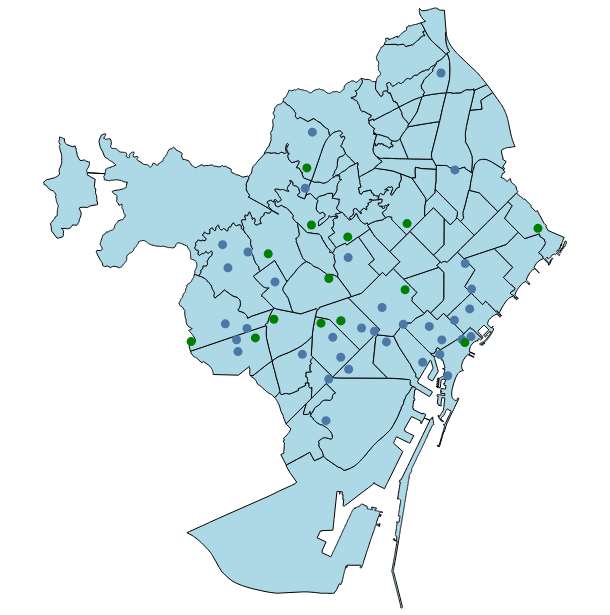

The code cell stored with this chart in its notebook:
### Code cell
hosps_layer = alt.Chart(hosps2).mark_geoshape(color = 'green').encode(
    tooltip=['name'])
neigh_layer + unis_layer + hosps_layer

### Figure 1 — Vega-Lite specification as saved in the notebook (floating-point values rounded to 4 significant figures; data arrays with more than 128 entries replaced by an {"elided": "..."} marker saying what was removed)
{"config": {"view": {"continuousWidth": 300, "continuousHeight": 300}}, "layer": [{"data": {"name": "data-ff3992ad043cdfa6038f5a9446ee4523"}, "mark": {"type": "geoshape", "fill": "lightblue", "stroke": "black"}, "encoding": {"tooltip": [{"field": "name", "type": "nominal"}]}}, {"data": {"name": "data-cf430c0dc02362669cfe54be31438195"}, "mark": {"type": "geoshape"}, "encoding": {"tooltip": [{"field": "name", "type": "nominal"}, {"field": "amenity", "type": "nominal"}]}}, {"data": {"name": "data-d42ed1762243a2e8f579961816db6cf8"}, "mark": {"type": "geoshape", "color": "green"}, "encoding": {"tooltip": [{"field": "name", "type": "nominal"}]}}], "height": 600, "width": 600, "$schema": "https://vega.github.io/schema/vega-lite/v6.1.0.json", "datasets": {"data-ff3992ad043cdfa6038f5a9446ee4523": [{"name": "la Barceloneta", "type": "Feature", "geometry": {"type": "Polygon", "coordinates": {"elided": "1x539x2 float values"}}}, {"name": "la Marina del Prat Vermell", "type": "Feature", "geometry": {"type": "Polygon", "coordinates": {"elided": "1x2940x2 float values"}}}, {"name": "Sant Antoni", "type": "Feature", "geometry": {"type": "Polygon", "coordinates": [[[2.168, 41.38], [2.168, 41.38], [2.158, 41.38], [2.156, 41.38], [2.154, 41.38], [2.151, 41.38], [2.15, 41.38], [2.15, 41.38], [2.152, 41.38], [2.153, 41.38], [2.156, 41.38], [2.159, 41.38], [2.161, 41.38], [2.162, 41.38], [2.163, 41.39], [2.164, 41.39], [2.165, 41.39], [2.164, 41.39], [2.163, 41.38], [2.167, 41.38], [2.168, 41.38]]]}}, {"name": "Vallvidrera, el Tibidabo i les Planes", "type": "Feature", "geometry": {"type": "Polygon", "coordinates": {"elided": "1x1725x2 float values"}}}, {"name": "Sarrià", "type": "Feature", "geometry": {"type": "Polygon", "coordinates": {"elided": "1x656x2 float values"}}}, {"name": "Vallcarca i els Penitents", "type": "Feature", "geometry": {"type": "Polygon", "coordinates": {"elided": "1x521x2 float values"}}}, {"name": "Baró de Viver", "type": "Feature", "geometry": {"type": "Polygon", "coordinates": [[[2.197, 41.44], [2.196, 41.44], [2.196, 41.44], [2.196, 41.44], [2.196, 41.44], [2.197, 41.45], [2.197, 41.45], [2.198, 41.45], [2.198, 41.45], [2.2, 41.45], [2.201, 41.45], [2.202, 41.45], [2.203, 41.45], [2.203, 41.45], [2.202, 41.45], [2.202, 41.45], [2.199, 41.45], [2.199, 41.45], [2.199, 41.44], [2.2, 41.44], [2.197, 41.44]]]}}, {"name": "Sant Genís dels Agudells", "type": "Feature", "geometry": {"type": "Polygon", "coordinates": {"elided": "1x580x2 float values"}}}, {"name": "Horta", "type": "Feature", "geometry": {"type": "Polygon", "coordinates": {"elided": "1x671x2 float values"}}}, {"name": "l'Antiga Esquerra de l'Eixample", "type": "Feature", "geometry": {"type": "Polygon", "coordinates": [[[2.157, 41.39], [2.158, 41.39], [2.16, 41.39], [2.161, 41.39], [2.162, 41.39], [2.164, 41.39], [2.165, 41.39], [2.165, 41.39], [2.164, 41.39], [2.163, 41.39], [2.162, 41.38], [2.161, 41.38], [2.159, 41.38], [2.157, 41.38], [2.156, 41.38], [2.154, 41.39], [2.153, 41.39], [2.152, 41.39], [2.151, 41.39], [2.148, 41.39], [2.148, 41.39], [2.144, 41.39], [2.144, 41.39], [2.144, 41.39], [2.144, 41.39], [2.144, 41.39], [2.144, 41.39], [2.145, 41.39], [2.145, 41.39], [2.145, 41.39], [2.145, 41.39], [2.145, 41.39], [2.145, 41.39], [2.145, 41.39], [2.145, 41.39], [2.145, 41.39], [2.145, 41.39], [2.145, 41.39], [2.145, 41.39], [2.145, 41.39], [2.145, 41.39], [2.155, 41.4], [2.155, 41.4], [2.156, 41.39], [2.157, 41.39]]]}}, {"name": "el Raval", "type": "Feature", "geometry": {"type": "Polygon", "coordinates": {"elided": "1x95x2 float values"}}}, {"name": "el Barri Gòtic", "type": "Feature", "geometry": {"type": "Polygon", "coordinates": {"elided": "1x119x2 float values"}}}, {"name": "Sant Pere, Santa Caterina i la Ribera", "type": "Feature", "geometry": {"type": "Polygon", "coordinates": {"elided": "1x65x2 float values"}}}, {"name": "el Fort Pienc", "type": "Feature", "geometry": {"type": "Polygon", "coordinates": [[[2.184, 41.39], [2.182, 41.39], [2.181, 41.39], [2.18, 41.39], [2.176, 41.39], [2.176, 41.39], [2.176, 41.39], [2.176, 41.39], [2.176, 41.39], [2.176, 41.39], [2.176, 41.39], [2.176, 41.39], [2.176, 41.39], [2.176, 41.39], [2.176, 41.39], [2.176, 41.4], [2.176, 41.4], [2.176, 41.4], [2.176, 41.4], [2.176, 41.4], [2.176, 41.4], [2.176, 41.4], [2.177, 41.4], [2.177, 41.4], [2.177, 41.4], [2.178, 41.4], [2.178, 41.4], [2.177, 41.4], [2.177, 41.4], [2.177, 41.4], [2.176, 41.4], [2.176, 41.4], [2.175, 41.4], [2.174, 41.4], [2.173, 41.4], [2.175, 41.4], [2.185, 41.4], [2.187, 41.4], [2.187, 41.39], [2.187, 41.39], [2.187, 41.39], [2.187, 41.39], [2.187, 41.39], [2.187, 41.39], [2.187, 41.39], [2.187, 41.39], [2.187, 41.39], [2.187, 41.39], [2.187, 41.39], [2.187, 41.39], [2.187, 41.39], [2.184, 41.39]]]}}, {"name": "la Sagrada Família", "type": "Feature", "geometry": {"type": "Polygon", "coordinates": [[[2.173, 41.4], [2.173, 41.4], [2.173, 41.4], [2.171, 41.4], [2.17, 41.4], [2.17, 41.4], [2.17, 41.4], [2.172, 41.4], [2.169, 41.41], [2.175, 41.41], [2.179, 41.41], [2.181, 41.41], [2.182, 41.41], [2.183, 41.41], [2.186, 41.4], [2.185, 41.4], [2.185, 41.4], [2.175, 41.4], [2.173, 41.4]]]}}, {"name": "la Dreta de l'Eixample", "type": "Feature", "geometry": {"type": "Polygon", "coordinates": {"elided": "1x65x2 float values"}}}, {"name": "la Nova Esquerra de l'Eixample", "type": "Feature", "geometry": {"type": "Polygon", "coordinates": [[[2.152, 41.38], [2.15, 41.38], [2.149, 41.38], [2.149, 41.38], [2.148, 41.38], [2.142, 41.38], [2.143, 41.39], [2.143, 41.39], [2.143, 41.39], [2.143, 41.39], [2.144, 41.39], [2.144, 41.39], [2.148, 41.39], [2.148, 41.39], [2.151, 41.39], [2.152, 41.39], [2.153, 41.39], [2.154, 41.39], [2.156, 41.38], [2.157, 41.38], [2.159, 41.38], [2.156, 41.38], [2.153, 41.38], [2.152, 41.38]]]}}, {"name": "el Poble-sec", "type": "Feature", "geometry": {"type": "Polygon", "coordinates": {"elided": "1x312x2 float values"}}}, {"name": "la Marina de Port", "type": "Feature", "geometry": {"type": "Polygon", "coordinates": {"elided": "1x182x2 float values"}}}, {"name": "la Font de la Guatlla", "type": "Feature", "geometry": {"type": "Polygon", "coordinates": {"elided": "1x91x2 float values"}}}, {"name": "Hostafrancs", "type": "Feature", "geometry": {"type": "Polygon", "coordinates": {"elided": "1x91x2 float values"}}}, {"name": "la Bordeta", "type": "Feature", "geometry": {"type": "Polygon", "coordinates": {"elided": "1x92x2 float values"}}}, {"name": "Sants - Badal", "type": "Feature", "geometry": {"type": "Polygon", "coordinates": [[[2.13, 41.38], [2.13, 41.38], [2.131, 41.37], [2.131, 41.37], [2.132, 41.37], [2.132, 41.37], [2.132, 41.37], [2.131, 41.37], [2.131, 41.37], [2.131, 41.37], [2.131, 41.37], [2.131, 41.37], [2.13, 41.37], [2.13, 41.37], [2.13, 41.37], [2.129, 41.37], [2.129, 41.37], [2.129, 41.37], [2.129, 41.37], [2.128, 41.37], [2.128, 41.37], [2.127, 41.37], [2.127, 41.37], [2.126, 41.37], [2.126, 41.37], [2.126, 41.37], [2.125, 41.37], [2.125, 41.37], [2.124, 41.37], [2.124, 41.37], [2.124, 41.37], [2.124, 41.37], [2.124, 41.37], [2.124, 41.37], [2.124, 41.37], [2.124, 41.37], [2.124, 41.37], [2.124, 41.37], [2.123, 41.37], [2.122, 41.38], [2.122, 41.38], [2.122, 41.38], [2.122, 41.38], [2.123, 41.38], [2.125, 41.38], [2.128, 41.38], [2.129, 41.38], [2.129, 41.38], [2.13, 41.38], [2.13, 41.38], [2.13, 41.38]]]}}, {"name": "Sants", "type": "Feature", "geometry": {"type": "Polygon", "coordinates": {"elided": "1x106x2 float values"}}}, {"name": "les Corts", "type": "Feature", "geometry": {"type": "Polygon", "coordinates": {"elided": "1x82x2 float values"}}}, {"name": "la Maternitat i Sant Ramon", "type": "Feature", "geometry": {"type": "Polygon", "coordinates": {"elided": "1x86x2 float values"}}}, {"name": "Pedralbes", "type": "Feature", "geometry": {"type": "Polygon", "coordinates": {"elided": "1x313x2 float values"}}}, {"name": "les Tres Torres", "type": "Feature", "geometry": {"type": "Polygon", "coordinates": {"elided": "1x116x2 float values"}}}, {"name": "Sant Gervasi - la Bonanova", "type": "Feature", "geometry": {"type": "Polygon", "coordinates": {"elided": "1x514x2 float values"}}}, {"name": "Sant Gervasi - Galvany", "type": "Feature", "geometry": {"type": "Polygon", "coordinates": {"elided": "1x134x2 float values"}}}, {"name": "el Putxet i el Farró", "type": "Feature", "geometry": {"type": "Polygon", "coordinates": {"elided": "1x185x2 float values"}}}, {"name": "el Coll", "type": "Feature", "geometry": {"type": "Polygon", "coordinates": {"elided": "1x179x2 float values"}}}, {"name": "la Salut", "type": "Feature", "geometry": {"type": "Polygon", "coordinates": {"elided": "1x169x2 float values"}}}, {"name": "la Vila de Gràcia", "type": "Feature", "geometry": {"type": "Polygon", "coordinates": {"elided": "1x84x2 float values"}}}, {"name": "el Camp d'en Grassot i Gràcia Nova", "type": "Feature", "geometry": {"type": "Polygon", "coordinates": [[[2.169, 41.4], [2.167, 41.4], [2.166, 41.4], [2.165, 41.4], [2.165, 41.4], [2.164, 41.4], [2.164, 41.4], [2.163, 41.4], [2.162, 41.4], [2.162, 41.4], [2.162, 41.4], [2.164, 41.4], [2.163, 41.41], [2.163, 41.41], [2.163, 41.41], [2.163, 41.41], [2.162, 41.41], [2.162, 41.41], [2.161, 41.41], [2.161, 41.41], [2.161, 41.41], [2.161, 41.41], [2.16, 41.41], [2.16, 41.41], [2.16, 41.41], [2.159, 41.41], [2.158, 41.41], [2.158, 41.41], [2.16, 41.41], [2.161, 41.41], [2.162, 41.41], [2.162, 41.41], [2.163, 41.41], [2.164, 41.41], [2.164, 41.41], [2.164, 41.41], [2.165, 41.41], [2.169, 41.41], [2.172, 41.4], [2.169, 41.4]]]}}, {"name": "el Baix Guinardó", "type": "Feature", "geometry": {"type": "Polygon", "coordinates": [[[2.17, 41.41], [2.169, 41.41], [2.165, 41.41], [2.164, 41.41], [2.164, 41.41], [2.164, 41.41], [2.163, 41.41], [2.162, 41.41], [2.161, 41.41], [2.161, 41.41], [2.161, 41.41], [2.161, 41.41], [2.162, 41.41], [2.162, 41.41], [2.162, 41.41], [2.162, 41.41], [2.163, 41.41], [2.163, 41.41], [2.163, 41.41], [2.163, 41.41], [2.164, 41.41], [2.164, 41.41], [2.164, 41.41], [2.164, 41.41], [2.166, 41.41], [2.166, 41.41], [2.167, 41.42], [2.167, 41.42], [2.168, 41.42], [2.168, 41.42], [2.168, 41.42], [2.168, 41.42], [2.168, 41.42], [2.168, 41.42], [2.168, 41.42], [2.168, 41.42], [2.169, 41.42], [2.169, 41.42], [2.169, 41.42], [2.169, 41.42], [2.169, 41.42], [2.169, 41.42], [2.169, 41.42], [2.169, 41.42], [2.169, 41.42], [2.169, 41.42], [2.169, 41.42], [2.169, 41.42], [2.169, 41.41], [2.17, 41.41], [2.17, 41.41], [2.17, 41.41], [2.17, 41.41], [2.17, 41.41], [2.171, 41.41], [2.171, 41.41], [2.171, 41.41], [2.171, 41.41], [2.172, 41.41], [2.173, 41.41], [2.174, 41.41], [2.174, 41.41], [2.17, 41.41]]]}}, {"name": "Can Baró", "type": "Feature", "geometry": {"type": "Polygon", "coordinates": {"elided": "1x329x2 float values"}}}, {"name": "el Clot", "type": "Feature", "geometry": {"type": "Polygon", "coordinates": [[[2.192, 41.41], [2.194, 41.41], [2.194, 41.41], [2.194, 41.41], [2.194, 41.41], [2.195, 41.41], [2.195, 41.41], [2.195, 41.41], [2.195, 41.41], [2.196, 41.41], [2.197, 41.41], [2.197, 41.41], [2.197, 41.41], [2.195, 41.41], [2.193, 41.41], [2.191, 41.41], [2.19, 41.41], [2.188, 41.4], [2.188, 41.4], [2.188, 41.4], [2.188, 41.4], [2.188, 41.4], [2.187, 41.4], [2.187, 41.4], [2.187, 41.4], [2.187, 41.4], [2.187, 41.4], [2.186, 41.4], [2.186, 41.4], [2.186, 41.4], [2.186, 41.4], [2.183, 41.41], [2.185, 41.41], [2.186, 41.41], [2.187, 41.41], [2.187, 41.41], [2.187, 41.41], [2.187, 41.42], [2.187, 41.42], [2.188, 41.41], [2.189, 41.41], [2.19, 41.41], [2.191, 41.42], [2.191, 41.42], [2.192, 41.41]]]}}, {"name": "el Guinardó", "type": "Feature", "geometry": {"type": "Polygon", "coordinates": {"elided": "1x327x2 float values"}}}, {"name": "la Teixonera", "type": "Feature", "geometry": {"type": "Polygon", "coordinates": {"elided": "1x127x2 float values"}}}, {"name": "la Font d'en Fargues", "type": "Feature", "geometry": {"type": "Polygon", "coordinates": {"elided": "1x211x2 float values"}}}, {"name": "la Vall d'Hebron", "type": "Feature", "geometry": {"type": "Polygon", "coordinates": {"elided": "1x235x2 float values"}}}, {"name": "el Carmel", "type": "Feature", "geometry": {"type": "Polygon", "coordinates": {"elided": "1x373x2 float values"}}}, {"name": "el Parc i la Llacuna del Poblenou", "type": "Feature", "geometry": {"type": "Polygon", "coordinates": [[[2.194, 41.41], [2.195, 41.4], [2.195, 41.4], [2.196, 41.4], [2.197, 41.4], [2.197, 41.4], [2.197, 41.4], [2.197, 41.4], [2.195, 41.4], [2.194, 41.4], [2.194, 41.4], [2.195, 41.4], [2.196, 41.4], [2.195, 41.4], [2.191, 41.39], [2.19, 41.39], [2.189, 41.39], [2.188, 41.39], [2.187, 41.39], [2.185, 41.39], [2.182, 41.39], [2.187, 41.39], [2.187, 41.39], [2.187, 41.39], [2.187, 41.39], [2.187, 41.39], [2.187, 41.39], [2.187, 41.39], [2.187, 41.39], [2.187, 41.39], [2.187, 41.39], [2.187, 41.39], [2.187, 41.39], [2.187, 41.39], [2.187, 41.4], [2.185, 41.4], [2.186, 41.4], [2.186, 41.4], [2.186, 41.4], [2.186, 41.4], [2.187, 41.4], [2.187, 41.4], [2.187, 41.4], [2.187, 41.4], [2.187, 41.4], [2.188, 41.4], [2.188, 41.4], [2.188, 41.4], [2.188, 41.4], [2.188, 41.4], [2.19, 41.41], [2.191, 41.41], [2.193, 41.41], [2.194, 41.41], [2.194, 41.41]]]}}, {"name": "Montbau", "type": "Feature", "geometry": {"type": "Polygon", "coordinates": {"elided": "1x458x2 float values"}}}, {"name": "Provençals del Poblenou", "type": "Feature", "geometry": {"type": "Polygon", "coordinates": [[[2.196, 41.41], [2.194, 41.41], [2.193, 41.41], [2.191, 41.41], [2.193, 41.41], [2.195, 41.41], [2.197, 41.41], [2.198, 41.41], [2.202, 41.41], [2.203, 41.42], [2.205, 41.42], [2.208, 41.42], [2.21, 41.42], [2.21, 41.42], [2.21, 41.42], [2.209, 41.42], [2.209, 41.42], [2.208, 41.42], [2.208, 41.42], [2.208, 41.42], [2.207, 41.42], [2.209, 41.41], [2.21, 41.41], [2.211, 41.41], [2.212, 41.41], [2.211, 41.41], [2.21, 41.41], [2.209, 41.41], [2.208, 41.41], [2.206, 41.41], [2.204, 41.41], [2.202, 41.41], [2.199, 41.41], [2.196, 41.41]]]}}, {"name": "la Clota", "type": "Feature", "geometry": {"type": "Polygon", "coordinates": {"elided": "1x141x2 float values"}}}, {"name": "Vilapicina i la Torre Llobeta", "type": "Feature", "geometry": {"type": "Polygon", "coordinates": [[[2.166, 41.43], [2.166, 41.43], [2.166, 41.43], [2.166, 41.43], [2.167, 41.43], [2.167, 41.43], [2.169, 41.43], [2.169, 41.43], [2.17, 41.43], [2.172, 41.43], [2.173, 41.43], [2.174, 41.43], [2.175, 41.43], [2.176, 41.43], [2.177, 41.43], [2.178, 41.43], [2.183, 41.43], [2.184, 41.43], [2.184, 41.43], [2.184, 41.43], [2.179, 41.43], [2.177, 41.43], [2.177, 41.43], [2.177, 41.43], [2.176, 41.43], [2.176, 41.43], [2.176, 41.43], [2.17, 41.43], [2.17, 41.43], [2.167, 41.43], [2.165, 41.43], [2.164, 41.43], [2.164, 41.43], [2.164, 41.43], [2.164, 41.43], [2.164, 41.43], [2.164, 41.43], [2.164, 41.43], [2.164, 41.43], [2.165, 41.43], [2.165, 41.43], [2.166, 41.43], [2.165, 41.43], [2.164, 41.43], [2.164, 41.43], [2.164, 41.43], [2.165, 41.43], [2.165, 41.43], [2.166, 41.43]]]}}, {"name": "Porta", "type": "Feature", "geometry": {"type": "Polygon", "coordinates": [[[2.185, 41.44], [2.183, 41.43], [2.183, 41.43], [2.183, 41.43], [2.183, 41.43], [2.183, 41.43], [2.178, 41.43], [2.177, 41.43], [2.176, 41.43], [2.175, 41.43], [2.175, 41.43], [2.174, 41.43], [2.174, 41.43], [2.174, 41.43], [2.174, 41.43], [2.173, 41.43], [2.173, 41.43], [2.173, 41.43], [2.173, 41.43], [2.172, 41.43], [2.172, 41.43], [2.172, 41.44], [2.172, 41.44], [2.172, 41.44], [2.173, 41.44], [2.173, 41.44], [2.173, 41.44], [2.174, 41.44], [2.174, 41.44], [2.174, 41.44], [2.174, 41.44], [2.174, 41.44], [2.174, 41.44], [2.174, 41.44], [2.175, 41.44], [2.175, 41.44], [2.175, 41.44], [2.175, 41.44], [2.175, 41.44], [2.175, 41.44], [2.175, 41.44], [2.175, 41.44], [2.175, 41.44], [2.179, 41.44], [2.18, 41.44], [2.182, 41.44], [2.182, 41.44], [2.185, 41.44]]]}}, {"name": "el Turó de la Peira", "type": "Feature", "geometry": {"type": "Polygon", "coordinates": {"elided": "1x105x2 float values"}}}, {"name": "Can Peguera", "type": "Feature", "geometry": {"type": "Polygon", "coordinates": {"elided": "1x78x2 float values"}}}, {"name": "la Guineueta", "type": "Feature", "geometry": {"type": "Polygon", "coordinates": {"elided": "1x149x2 float values"}}}, {"name": "Canyelles", "type": "Feature", "geometry": {"type": "Polygon", "coordinates": {"elided": "1x237x2 float values"}}}, {"name": "Sant Martí de Provençals", "type": "Feature", "geometry": {"type": "Polygon", "coordinates": [[[2.197, 41.41], [2.197, 41.41], [2.197, 41.41], [2.197, 41.41], [2.196, 41.41], [2.195, 41.41], [2.195, 41.41], [2.195, 41.41], [2.195, 41.41], [2.194, 41.41], [2.194, 41.41], [2.194, 41.41], [2.194, 41.41], [2.192, 41.41], [2.193, 41.42], [2.194, 41.42], [2.193, 41.42], [2.193, 41.42], [2.193, 41.42], [2.193, 41.42], [2.193, 41.42], [2.193, 41.42], [2.194, 41.42], [2.194, 41.42], [2.195, 41.42], [2.196, 41.42], [2.198, 41.42], [2.199, 41.42], [2.199, 41.42], [2.199, 41.42], [2.199, 41.42], [2.2, 41.42], [2.202, 41.42], [2.203, 41.42], [2.204, 41.42], [2.204, 41.42], [2.205, 41.42], [2.205, 41.42], [2.203, 41.42], [2.202, 41.41], [2.198, 41.41], [2.197, 41.41]]]}}, {"name": "les Roquetes", "type": "Feature", "geometry": {"type": "Polygon", "coordinates": {"elided": "1x343x2 float values"}}}, {"name": "Verdun", "type": "Feature", "geometry": {"type": "Polygon", "coordinates": [[[2.175, 41.44], [2.175, 41.44], [2.175, 41.44], [2.175, 41.44], [2.174, 41.44], [2.174, 41.44], [2.174, 41.44], [2.174, 41.44], [2.174, 41.44], [2.174, 41.44], [2.174, 41.44], [2.174, 41.44], [2.173, 41.44], [2.173, 41.44], [2.173, 41.44], [2.173, 41.44], [2.173, 41.44], [2.173, 41.44], [2.173, 41.44], [2.173, 41.44], [2.173, 41.44], [2.173, 41.44], [2.173, 41.44], [2.173, 41.44], [2.172, 41.44], [2.172, 41.44], [2.172, 41.44], [2.172, 41.44], [2.172, 41.44], [2.172, 41.44], [2.173, 41.44], [2.174, 41.44], [2.174, 41.44], [2.174, 41.44], [2.175, 41.44], [2.175, 41.44], [2.175, 41.44], [2.176, 41.44], [2.176, 41.44], [2.176, 41.45], [2.177, 41.45], [2.177, 41.45], [2.178, 41.45], [2.178, 41.45], [2.179, 41.45], [2.179, 41.45], [2.179, 41.45], [2.179, 41.45], [2.179, 41.45], [2.18, 41.45], [2.179, 41.45], [2.179, 41.44], [2.178, 41.44], [2.178, 41.44], [2.178, 41.44], [2.178, 41.44], [2.177, 41.44], [2.177, 41.44], [2.176, 41.44], [2.175, 41.44]]]}}, {"name": "la Prosperitat", "type": "Feature", "geometry": {"type": "Polygon", "coordinates": [[[2.176, 41.44], [2.175, 41.44], [2.175, 41.44], [2.175, 41.44], [2.175, 41.44], [2.175, 41.44], [2.175, 41.44], [2.175, 41.44], [2.175, 41.44], [2.175, 41.44], [2.175, 41.44], [2.175, 41.44], [2.176, 41.44], [2.177, 41.44], [2.177, 41.44], [2.178, 41.44], [2.178, 41.44], [2.178, 41.44], [2.178, 41.44], [2.179, 41.44], [2.179, 41.45], [2.18, 41.45], [2.18, 41.45], [2.18, 41.45], [2.18, 41.45], [2.18, 41.45], [2.181, 41.45], [2.182, 41.45], [2.183, 41.45], [2.185, 41.45], [2.186, 41.45], [2.187, 41.45], [2.187, 41.45], [2.187, 41.45], [2.187, 41.45], [2.188, 41.45], [2.186, 41.44], [2.186, 41.44], [2.185, 41.44], [2.182, 41.44], [2.182, 41.44], [2.18, 41.44], [2.179, 41.44], [2.176, 41.44]]]}}, {"name": "la Trinitat Nova", "type": "Feature", "geometry": {"type": "Polygon", "coordinates": {"elided": "1x128x2 float values"}}}, {"name": "Ciutat Meridiana", "type": "Feature", "geometry": {"type": "Polygon", "coordinates": {"elided": "1x170x2 float values"}}}, {"name": "Vallbona", "type": "Feature", "geometry": {"type": "Polygon", "coordinates": {"elided": "1x80x2 float values"}}}, {"name": "la Trinitat Vella", "type": "Feature", "geometry": {"type": "Polygon", "coordinates": {"elided": "1x99x2 float values"}}}, {"name": "Torre Baró", "type": "Feature", "geometry": {"type": "Polygon", "coordinates": {"elided": "1x492x2 float values"}}}, {"name": "el Bon Pastor", "type": "Feature", "geometry": {"type": "Polygon", "coordinates": {"elided": "1x143x2 float values"}}}, {"name": "Sant Andreu", "type": "Feature", "geometry": {"type": "Polygon", "coordinates": {"elided": "1x122x2 float values"}}}, {"name": "la Sagrera", "type": "Feature", "geometry": {"type": "Polygon", "coordinates": {"elided": "1x77x2 float values"}}}, {"name": "el Congrés i els Indians", "type": "Feature", "geometry": {"type": "Polygon", "coordinates": [[[2.181, 41.42], [2.181, 41.42], [2.181, 41.42], [2.181, 41.42], [2.181, 41.42], [2.181, 41.42], [2.181, 41.42], [2.18, 41.42], [2.177, 41.43], [2.176, 41.43], [2.176, 41.43], [2.177, 41.43], [2.177, 41.43], [2.177, 41.43], [2.179, 41.43], [2.184, 41.43], [2.184, 41.43], [2.184, 41.43], [2.184, 41.42], [2.184, 41.42], [2.184, 41.42], [2.183, 41.42], [2.182, 41.42], [2.182, 41.42], [2.182, 41.42], [2.181, 41.42], [2.181, 41.42]]]}}, {"name": "Navas", "type": "Feature", "geometry": {"type": "Polygon", "coordinates": [[[2.189, 41.42], [2.19, 41.42], [2.191, 41.42], [2.191, 41.42], [2.191, 41.42], [2.191, 41.42], [2.191, 41.42], [2.191, 41.42], [2.191, 41.42], [2.19, 41.41], [2.189, 41.41], [2.188, 41.41], [2.183, 41.42], [2.181, 41.42], [2.18, 41.42], [2.18, 41.42], [2.181, 41.42], [2.181, 41.42], [2.181, 41.42], [2.182, 41.42], [2.182, 41.42], [2.182, 41.42], [2.183, 41.42], [2.184, 41.42], [2.184, 41.42], [2.186, 41.42], [2.187, 41.42], [2.187, 41.42], [2.189, 41.42]]]}}, {"name": "el Camp de l'Arpa del Clot", "type": "Feature", "geometry": {"type": "Polygon", "coordinates": [[[2.185, 41.41], [2.183, 41.41], [2.182, 41.41], [2.181, 41.41], [2.179, 41.41], [2.175, 41.41], [2.181, 41.42], [2.183, 41.42], [2.187, 41.42], [2.187, 41.42], [2.187, 41.41], [2.187, 41.41], [2.187, 41.41], [2.186, 41.41], [2.185, 41.41]]]}}, {"name": "la Vila Olímpica del Poblenou", "type": "Feature", "geometry": {"type": "Polygon", "coordinates": {"elided": "1x288x2 float values"}}}, {"name": "el Poblenou", "type": "Feature", "geometry": {"type": "Polygon", "coordinates": {"elided": "1x85x2 float values"}}}, {"name": "la Verneda i la Pau", "type": "Feature", "geometry": {"type": "Polygon", "coordinates": {"elided": "1x78x2 float values"}}}, {"name": "Diagonal Mar i el Front Marítim del Poblenou", "type": "Feature", "geometry": {"type": "Polygon", "coordinates": {"elided": "1x388x2 float values"}}}, {"name": "el Besòs i el Maresme", "type": "Feature", "geometry": {"type": "Polygon", "coordinates": {"elided": "1x492x2 float values"}}}], "data-cf430c0dc02362669cfe54be31438195": [{"element": "node", "id": 2296753088, "amenity": "college", "name": "Escola Universitaria Mediterrani", "type": "Feature", "geometry": {"type": "Point", "coordinates": [2.152, 41.38]}}, {"element": "node", "id": 2671629967, "amenity": "college", "name": "EINA", "type": "Feature", "geometry": {"type": "Point", "coordinates": [2.114, 41.4]}}, {"element": "node", "id": 4254731020, "amenity": "college", "name": "Centre d'Estudis Politècnics", "type": "Feature", "geometry": {"type": "Point", "coordinates": [2.173, 41.39]}}, {"element": "node", "id": 6360725413, "amenity": "college", "name": "Col·legi Major Universitari Lestonac", "type": "Feature", "geometry": {"type": "Point", "coordinates": [2.166, 41.39]}}, {"element": "node", "id": 8032426177, "amenity": "college", "name": "Escola Port", "type": "Feature", "geometry": {"type": "Point", "coordinates": [2.196, 41.39]}}, {"element": "node", "id": 8263500217, "amenity": "college", "name": "Euroaula", "type": "Feature", "geometry": {"type": "Point", "coordinates": [2.159, 41.39]}}, {"element": "node", "id": 9823616017, "amenity": "college", "name": "Master.D", "type": "Feature", "geometry": {"type": "Point", "coordinates": [2.15, 41.39]}}, {"element": "node", "id": 10294712009, "amenity": "college", "name": "Institut de Nàutica de Barcelona", "type": "Feature", "geometry": {"type": "Point", "coordinates": [2.188, 41.38]}}, {"element": "node", "id": 10885801812, "amenity": "college", "name": "Hospital del Mar. Institut FP Sanitària", "type": "Feature", "geometry": {"type": "Point", "coordinates": [2.186, 41.38]}}, {"element": "node", "id": 11422435269, "amenity": "university", "name": "Escola Superior de Relacions Públiques", "type": "Feature", "geometry": {"type": "Point", "coordinates": [2.155, 41.38]}}, {"element": "node", "id": 11511155623, "amenity": "research_institute", "name": "Fundació i2CAT", "type": "Feature", "geometry": {"type": "Point", "coordinates": [2.186, 41.38]}}, {"element": "node", "id": 13720138801, "amenity": "college", "name": "Institut del Disseny i Arts Gràfiques de Barcelona", "type": "Feature", "geometry": {"type": "Point", "coordinates": [2.191, 41.43]}}, {"element": "node", "id": 14078697113, "amenity": "college", "name": "Institut de l'Esport de Barcelona", "type": "Feature", "geometry": {"type": "Point", "coordinates": [2.148, 41.37]}}, {"element": "relation", "id": 3862313, "amenity": "university", "name": "Facultat de Geografia i Història i Facultat de Filosofia. Universitat de Barcelona", "type": "Feature", "geometry": {"type": "Point", "coordinates": [2.168, 41.38]}}, {"element": "relation", "id": 7323121, "amenity": "university", "name": "Universitat Pompeu Fabra Campus del Poblenou", "type": "Feature", "geometry": {"type": "Point", "coordinates": [2.194, 41.4]}}, {"element": "relation", "id": 7711344, "amenity": "university", "name": "Campus Ciutadella Universitat Pompeu Fabra", "type": "Feature", "geometry": {"type": "Point", "coordinates": [2.19, 41.39]}}, {"element": "relation", "id": 9176677, "amenity": "college", "name": "IED Barcelona - Instituto Europeo de Diseño", "type": "Feature", "geometry": {"type": "Point", "coordinates": [2.155, 41.41]}}, {"element": "relation", "id": 19836574, "amenity": "university", "name": "Campus Nord", "type": "Feature", "geometry": {"type": "Point", "coordinates": [2.113, 41.39]}}, {"element": "way", "id": 9405721, "amenity": "university", "name": "Universitat de Barcelona", "type": "Feature", "geometry": {"type": "Point", "coordinates": [2.164, 41.39]}}, {"element": "way", "id": 85401504, "amenity": "research_institute", "name": "Institut de Ciències del Mar (CSIC)", "type": "Feature", "geometry": {"type": "Point", "coordinates": [2.196, 41.39]}}, {"element": "way", "id": 158670035, "amenity": "university", "name": "Universitat Pompeu Fabra Campus del Mar", "type": "Feature", "geometry": {"type": "Point", "coordinates": [2.193, 41.38]}}, {"element": "way", "id": 176252447, "amenity": "university", "name": "ESCI - Universitat Pompeu Fabra", "type": "Feature", "geometry": {"type": "Point", "coordinates": [2.182, 41.39]}}, {"element": "way", "id": 176978233, "amenity": "university", "name": "Facultat de Medicina", "type": "Feature", "geometry": {"type": "Point", "coordinates": [2.152, 41.39]}}, {"element": "way", "id": 204143215, "amenity": "university", "name": "UPF. Rectorat", "type": "Feature", "geometry": {"type": "Point", "coordinates": [2.18, 41.38]}}, {"element": "way", "id": 249401777, "amenity": "university", "name": "Facultat d'Informació i Mitjans Audiovisuals", "type": "Feature", "geometry": {"type": "Point", "coordinates": [2.139, 41.38]}}, {"element": "way", "id": 480938045, "amenity": "university", "name": "Facultat de Dret", "type": "Feature", "geometry": {"type": "Point", "coordinates": [2.121, 41.39]}}, {"element": "way", "id": 534307907, "amenity": "university", "name": "Campus Mundet", "type": "Feature", "geometry": {"type": "Point", "coordinates": [2.143, 41.44]}}, {"element": "way", "id": 644470542, "amenity": "university", "name": "Facultat de Física i Química, Universitat de Barcelona", "type": "Feature", "geometry": {"type": "Point", "coordinates": [2.117, 41.38]}}, {"element": "way", "id": 653393743, "amenity": "college", "name": "BAU. Centre universitari de disseny", "type": "Feature", "geometry": {"type": "Point", "coordinates": [2.196, 41.4]}}, {"element": "way", "id": 666116648, "amenity": "college", "name": "Escola Superior de Conservació i Restauració de Béns Culturals de Catalunya", "type": "Feature", "geometry": {"type": "Point", "coordinates": [2.186, 41.45]}}, {"element": "way", "id": 674486662, "amenity": "university", "name": "Institut Nacional d'Educació Física de Catalunya", "type": "Feature", "geometry": {"type": "Point", "coordinates": [2.147, 41.36]}}, {"element": "way", "id": 770232479, "amenity": "university", "name": "Parc Científic de Barcelona", "type": "Feature", "geometry": {"type": "Point", "coordinates": [2.118, 41.38]}}, {"element": "way", "id": 1218613099, "amenity": "college", "name": "EINA", "type": "Feature", "geometry": {"type": "Point", "coordinates": [2.113, 41.41]}}, {"element": "way", "id": 1218613118, "amenity": "university", "name": "Universitat Internacional de Catalunya", "type": "Feature", "geometry": {"type": "Point", "coordinates": [2.121, 41.41]}}, {"element": "way", "id": 1543185758, "amenity": "college", "name": "Institut Vall d'Hebron", "type": "Feature", "geometry": {"type": "Point", "coordinates": [2.14, 41.42]}}, {"element": "way", "id": 1546772318, "amenity": "university", "name": "Col·legi d'Enginyers de Camins, Canals i Ports de Catalunya", "type": "Feature", "geometry": {"type": "Point", "coordinates": [2.13, 41.4]}}], "data-d42ed1762243a2e8f579961816db6cf8": [{"element": "relation", "id": 7422813, "name": "Hospital de la Santa Creu i Sant Pau", "type": "Feature", "geometry": {"type": "Point", "coordinates": [2.175, 41.41]}}, {"element": "way", "id": 132578921, "name": "Hospital El Pilar", "type": "Feature", "geometry": {"type": "Point", "coordinates": [2.148, 41.4]}}, {"element": "way", "id": 141698379, "name": "Clínica Teknon", "type": "Feature", "geometry": {"type": "Point", "coordinates": [2.128, 41.41]}}, {"element": "way", "id": 237965791, "name": "Hospital de l'Esperança", "type": "Feature", "geometry": {"type": "Point", "coordinates": [2.155, 41.41]}}, {"element": "way", "id": 434767944, "name": "Consorci Mar Parc de Salut de Barcelona", "type": "Feature", "geometry": {"type": "Point", "coordinates": [2.219, 41.41]}}, {"element": "way", "id": 446633305, "name": "Hospital Sant Joan de Déu", "type": "Feature", "geometry": {"type": "Point", "coordinates": [2.102, 41.38]}}, {"element": "way", "id": 619973212, "name": "Capio Hospital Universitari Sagrat Cor", "type": "Feature", "geometry": {"type": "Point", "coordinates": [2.146, 41.39]}}, {"element": "way", "id": 649274937, "name": "Hospital Casa Maternitat", "type": "Feature", "geometry": {"type": "Point", "coordinates": [2.124, 41.39]}}, {"element": "way", "id": 652138716, "name": "Hospital de Barcelona", "type": "Feature", "geometry": {"type": "Point", "coordinates": [2.13, 41.39]}}, {"element": "way", "id": 770659186, "name": "Hospital del Mar", "type": "Feature", "geometry": {"type": "Point", "coordinates": [2.194, 41.38]}}, {"element": "way", "id": 981640233, "name": "Hospital Universitari Vall d'Hebron", "type": "Feature", "geometry": {"type": "Point", "coordinates": [2.141, 41.43]}}, {"element": "way", "id": 1173241319, "name": "Hospital Clínic", "type": "Feature", "geometry": {"type": "Point", "coordinates": [2.152, 41.39]}}, {"element": "way", "id": 1203062231, "name": "HM Nou Delfos", "type": "Feature", "geometry": {"type": "Point", "coordinates": [2.142, 41.41]}}, {"element": "node", "id": 12543414503, "name": "Hospital de Nens de Barcelona", "type": "Feature", "geometry": {"type": "Point", "coordinates": [2.174, 41.4]}}]}}
